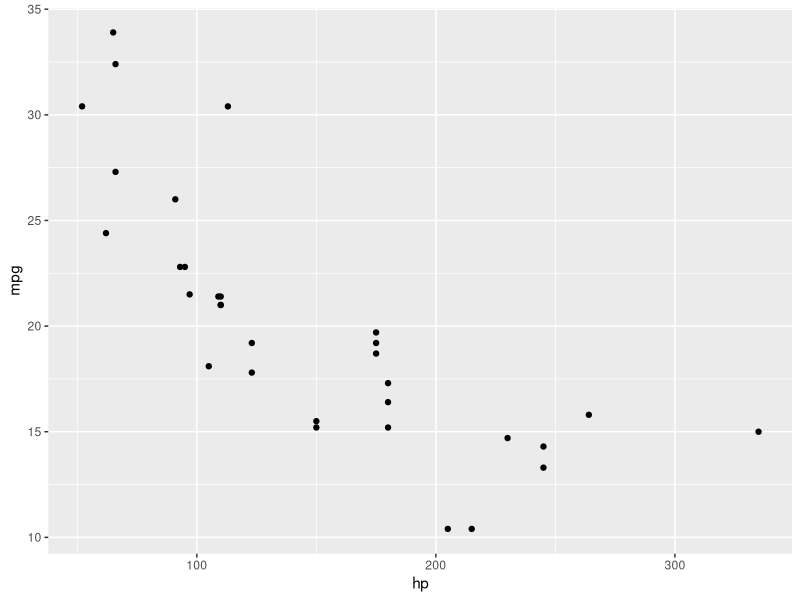
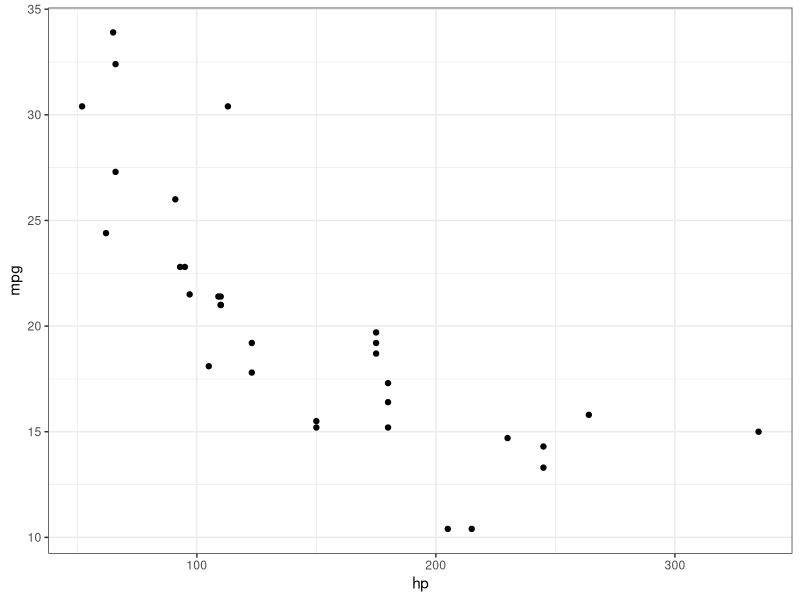
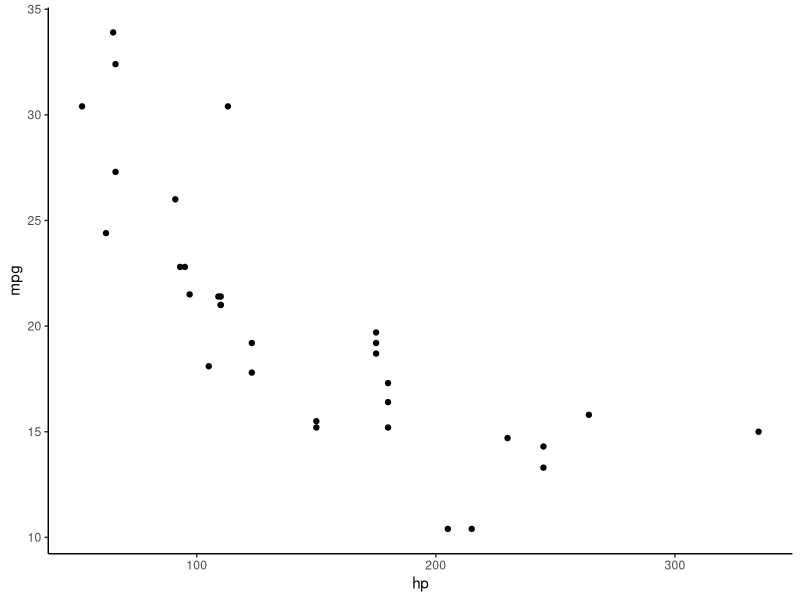
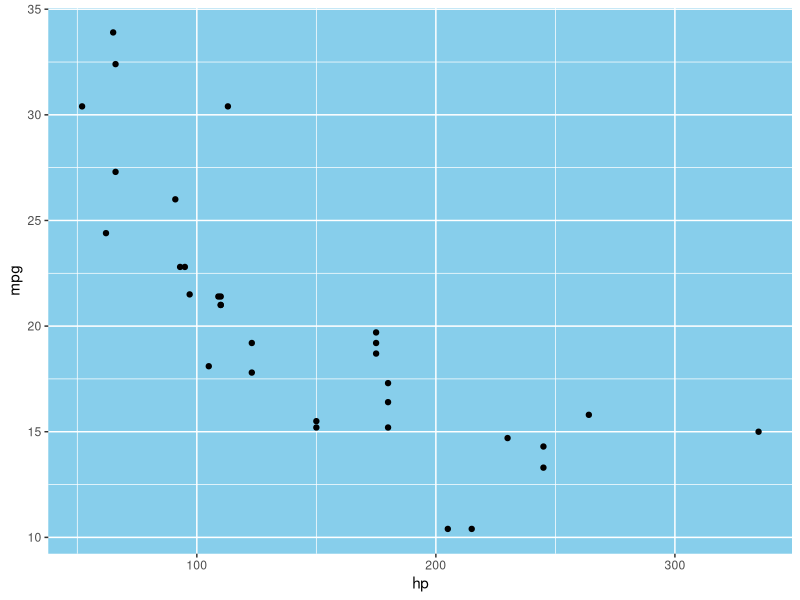
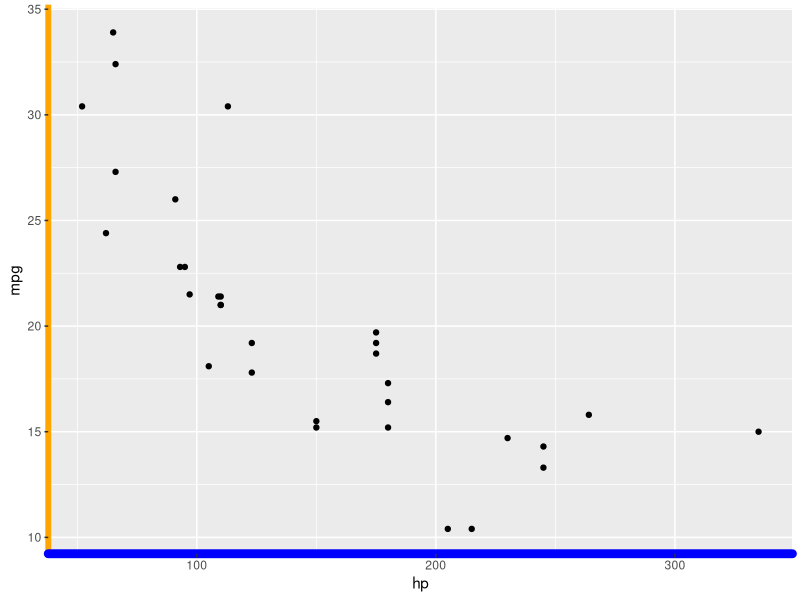
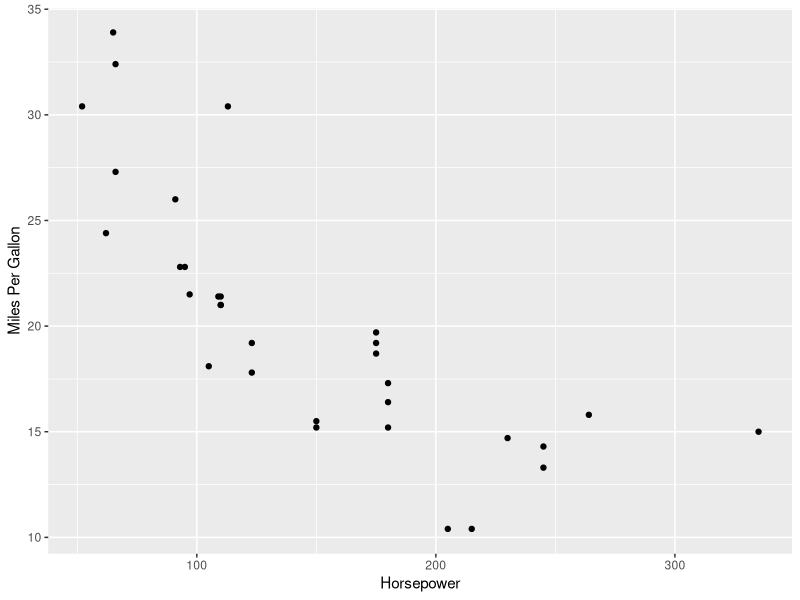
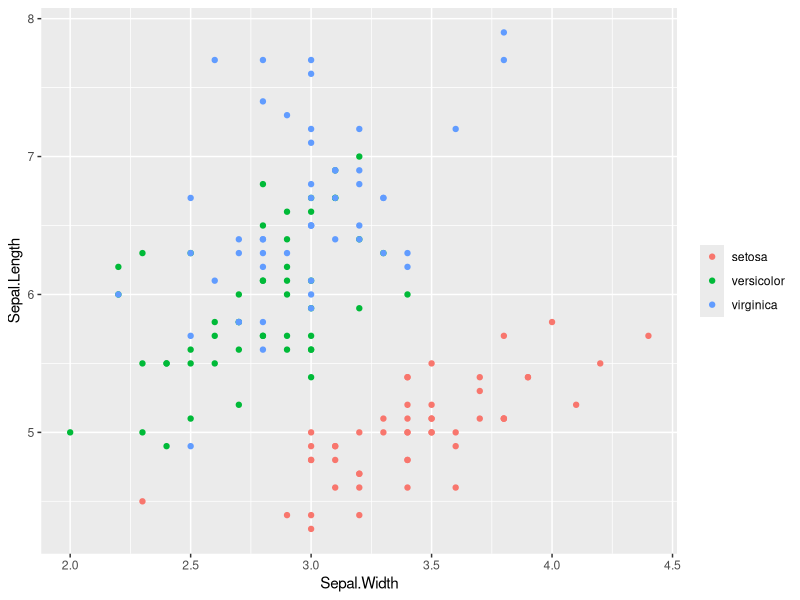
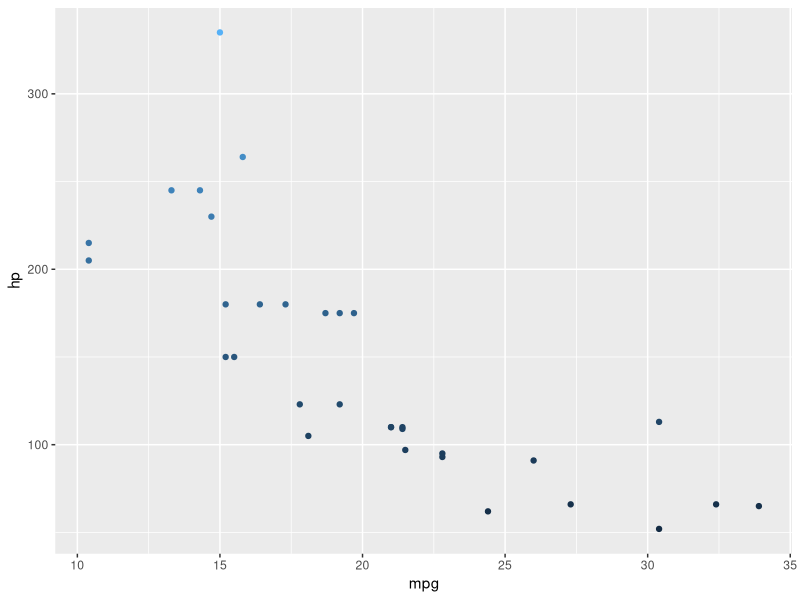

Here is the R script that generated these plots, in order:
## ---- chunk 1
knitr::opts_knit$set(root.dir = '../../../../')
knitr::opts_chunk$set(
  collapse = TRUE,
  comment = "#>",
  fig.height = 3,
  fig.width = 3,
  fig.align = "center"
)
## ---- chunk 2
library(ggplot2)
p <- ggplot(mtcars, aes(x = hp, y = mpg)) + geom_point()
p
## ---- chunk 3
p + theme_bw()
## ---- chunk 4
p + theme_classic()
## ---- chunk 5
p + theme(panel.background = element_rect(fill = "skyblue"))
## ---- chunk 6
p + theme(axis.line.x = element_line(color = "blue",
                                     size = 3,
                                     lineend = "round"),
          axis.line.y = element_line(color = "orange",
                                     size = 2,
                                     lineend = "square")
          )
## ---- chunk 7
p + labs(x = "Horsepower", y = "Miles Per Gallon")
## ---- chunk 8
ggplot(iris, aes(x = Sepal.Width, y = Sepal.Length, color = Species)) +
  geom_point() +
  labs(color = NULL)
## ---- chunk 9
ggplot(mtcars, aes(x = mpg, y = hp, color = hp)) +
  geom_point() +
  guides(color = "none")
## ---- chunk 10
library(dplyr)
bd <- iris %>% select(-Species)  # Background data

# Univariate
ggplot(iris, aes(x = Sepal.Width, fill = Species)) +
  geom_histogram(data = bd, fill = "grey", alpha = .5) +
  geom_histogram(colour = "black") +
  facet_wrap(~ Species) +
  guides(fill = FALSE) +
  theme_bw() +
  labs(
    x = "Sepal Width",
    y = NULL,
    title = "Distribution of Sepal Width for different iris species")
